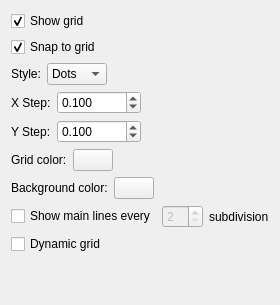
<?xml version="1.0" encoding="UTF-8"?>
<ui version="4.0">
 <class>GridWidget</class>
 <widget class="QWidget" name="GridWidget">
  <property name="geometry">
   <rect>
    <x>0</x>
    <y>0</y>
    <width>273</width>
    <height>305</height>
   </rect>
  </property>
  <property name="windowTitle">
   <string>Form</string>
  </property>
  <layout class="QVBoxLayout" name="verticalLayout_2">
   <item>
    <layout class="QVBoxLayout" name="verticalLayout">
     <item>
      <widget class="QCheckBox" name="showGridCheckBox">
       <property name="text">
        <string>Show grid</string>
       </property>
       <property name="checked">
        <bool>true</bool>
       </property>
      </widget>
     </item>
     <item>
      <widget class="QCheckBox" name="snapToGridCheckBox">
       <property name="text">
        <string>Snap to grid</string>
       </property>
       <property name="checked">
        <bool>true</bool>
       </property>
      </widget>
     </item>
     <item>
      <layout class="QHBoxLayout" name="horizontalLayout_3">
       <item>
        <widget class="QLabel" name="label_2">
         <property name="text">
          <string>Style:</string>
         </property>
        </widget>
       </item>
       <item>
        <widget class="QComboBox" name="styleComboBox">
         <item>
          <property name="text">
           <string>Dots</string>
          </property>
         </item>
         <item>
          <property name="text">
           <string>Lines</string>
          </property>
         </item>
        </widget>
       </item>
       <item>
        <spacer name="horizontalSpacer_3">
         <property name="orientation">
          <enum>Qt::Horizontal</enum>
         </property>
         <property name="sizeHint" stdset="0">
          <size>
           <width>40</width>
           <height>20</height>
          </size>
         </property>
        </spacer>
       </item>
      </layout>
     </item>
     <item>
      <layout class="QHBoxLayout" name="horizontalLayout_4">
       <item>
        <widget class="QLabel" name="label_3">
         <property name="text">
          <string>X Step:</string>
         </property>
        </widget>
       </item>
       <item>
        <widget class="MYUnitsSpinBox" name="xStepSpinBox">
         <property name="decimals">
          <number>3</number>
         </property>
         <property name="minimum">
          <double>0.001000000000000</double>
         </property>
         <property name="maximum">
          <double>50000.000000000000000</double>
         </property>
         <property name="singleStep">
          <double>0.100000000000000</double>
         </property>
         <property name="value">
          <double>0.100000000000000</double>
         </property>
        </widget>
       </item>
       <item>
        <spacer name="horizontalSpacer_4">
         <property name="orientation">
          <enum>Qt::Horizontal</enum>
         </property>
         <property name="sizeHint" stdset="0">
          <size>
           <width>40</width>
           <height>20</height>
          </size>
         </property>
        </spacer>
       </item>
      </layout>
     </item>
     <item>
      <layout class="QHBoxLayout" name="horizontalLayout_5">
       <item>
        <widget class="QLabel" name="label_4">
         <property name="text">
          <string>Y Step:</string>
         </property>
        </widget>
       </item>
       <item>
        <widget class="MYUnitsSpinBox" name="yStepSpinBox">
         <property name="decimals">
          <number>3</number>
         </property>
         <property name="minimum">
          <double>0.001000000000000</double>
         </property>
         <property name="maximum">
          <double>50000.000000000000000</double>
         </property>
         <property name="singleStep">
          <double>0.100000000000000</double>
         </property>
         <property name="value">
          <double>0.100000000000000</double>
         </property>
        </widget>
       </item>
       <item>
        <spacer name="horizontalSpacer_5">
         <property name="orientation">
          <enum>Qt::Horizontal</enum>
         </property>
         <property name="sizeHint" stdset="0">
          <size>
           <width>40</width>
           <height>20</height>
          </size>
         </property>
        </spacer>
       </item>
      </layout>
     </item>
     <item>
      <layout class="QHBoxLayout" name="horizontalLayout_6">
       <item>
        <widget class="QLabel" name="label_5">
         <property name="text">
          <string>Grid color:</string>
         </property>
        </widget>
       </item>
       <item>
        <widget class="MYColorButton" name="gridColorPushButton">
         <property name="sizePolicy">
          <sizepolicy hsizetype="Fixed" vsizetype="Fixed">
           <horstretch>0</horstretch>
           <verstretch>0</verstretch>
          </sizepolicy>
         </property>
         <property name="text">
          <string/>
         </property>
        </widget>
       </item>
       <item>
        <spacer name="horizontalSpacer_6">
         <property name="orientation">
          <enum>Qt::Horizontal</enum>
         </property>
         <property name="sizeHint" stdset="0">
          <size>
           <width>40</width>
           <height>20</height>
          </size>
         </property>
        </spacer>
       </item>
      </layout>
     </item>
     <item>
      <layout class="QHBoxLayout" name="horizontalLayout_7">
       <item>
        <widget class="QLabel" name="label_6">
         <property name="text">
          <string>Background color:</string>
         </property>
        </widget>
       </item>
       <item>
        <widget class="MYColorButton" name="bgColorPushButton">
         <property name="sizePolicy">
          <sizepolicy hsizetype="Fixed" vsizetype="Fixed">
           <horstretch>0</horstretch>
           <verstretch>0</verstretch>
          </sizepolicy>
         </property>
         <property name="text">
          <string/>
         </property>
        </widget>
       </item>
       <item>
        <spacer name="horizontalSpacer_7">
         <property name="orientation">
          <enum>Qt::Horizontal</enum>
         </property>
         <property name="sizeHint" stdset="0">
          <size>
           <width>40</width>
           <height>20</height>
          </size>
         </property>
        </spacer>
       </item>
      </layout>
     </item>
     <item>
      <layout class="QHBoxLayout" name="horizontalLayout">
       <item>
        <widget class="QCheckBox" name="mainLinesCheckBox">
         <property name="text">
          <string>Show main lines every</string>
         </property>
        </widget>
       </item>
       <item>
        <widget class="QSpinBox" name="mainLinesSpinBox">
         <property name="enabled">
          <bool>false</bool>
         </property>
         <property name="sizePolicy">
          <sizepolicy hsizetype="Fixed" vsizetype="Fixed">
           <horstretch>0</horstretch>
           <verstretch>0</verstretch>
          </sizepolicy>
         </property>
         <property name="minimum">
          <number>2</number>
         </property>
         <property name="maximum">
          <number>10</number>
         </property>
         <property name="value">
          <number>2</number>
         </property>
        </widget>
       </item>
       <item>
        <widget class="QLabel" name="label">
         <property name="text">
          <string>subdivision</string>
         </property>
        </widget>
       </item>
       <item>
        <spacer name="horizontalSpacer">
         <property name="orientation">
          <enum>Qt::Horizontal</enum>
         </property>
         <property name="sizeHint" stdset="0">
          <size>
           <width>40</width>
           <height>20</height>
          </size>
         </property>
        </spacer>
       </item>
      </layout>
     </item>
     <item>
      <widget class="QCheckBox" name="dynamicGridCheckBox">
       <property name="text">
        <string>Dynamic grid</string>
       </property>
      </widget>
     </item>
     <item>
      <spacer name="verticalSpacer">
       <property name="orientation">
        <enum>Qt::Vertical</enum>
       </property>
       <property name="sizeHint" stdset="0">
        <size>
         <width>20</width>
         <height>40</height>
        </size>
       </property>
      </spacer>
     </item>
    </layout>
   </item>
  </layout>
 </widget>
 <customwidgets>
  <customwidget>
   <class>MYUnitsSpinBox</class>
   <extends>QDoubleSpinBox</extends>
   <header location="global">utils/myunitsspinbox.h</header>
  </customwidget>
  <customwidget>
   <class>MYColorButton</class>
   <extends>QPushButton</extends>
   <header>C:\Users\utilisateur\Documents\Qt\mytypon\utils\mycolorbutton.h</header>
  </customwidget>
 </customwidgets>
 <resources/>
 <connections/>
</ui>
